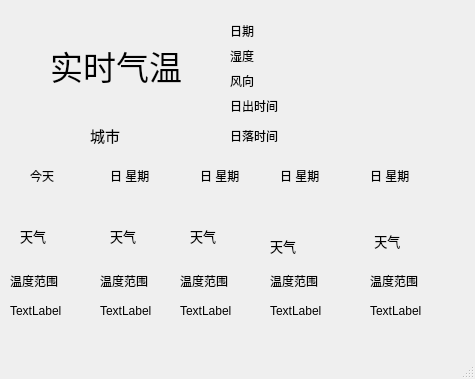
<?xml version="1.0" encoding="UTF-8"?>
<ui version="4.0">
 <class>weather</class>
 <widget class="QMainWindow" name="weather">
  <property name="geometry">
   <rect>
    <x>0</x>
    <y>0</y>
    <width>475</width>
    <height>379</height>
   </rect>
  </property>
  <property name="windowTitle">
   <string>MainWindow</string>
  </property>
  <property name="styleSheet">
   <string notr="true">QMainWindow{
border-image: url(:/image-3/images/UI.png);}</string>
  </property>
  <widget class="QWidget" name="centralwidget">
   <widget class="QLabel" name="label">
    <property name="geometry">
     <rect>
      <x>50</x>
      <y>20</y>
      <width>141</width>
      <height>91</height>
     </rect>
    </property>
    <property name="font">
     <font>
      <pointsize>25</pointsize>
     </font>
    </property>
    <property name="text">
     <string>实时气温</string>
    </property>
   </widget>
   <widget class="QLabel" name="label_2">
    <property name="geometry">
     <rect>
      <x>90</x>
      <y>120</y>
      <width>61</width>
      <height>31</height>
     </rect>
    </property>
    <property name="font">
     <font>
      <pointsize>11</pointsize>
     </font>
    </property>
    <property name="text">
     <string>城市</string>
    </property>
   </widget>
   <widget class="QLabel" name="label_3">
    <property name="geometry">
     <rect>
      <x>230</x>
      <y>0</y>
      <width>241</width>
      <height>61</height>
     </rect>
    </property>
    <property name="text">
     <string>日期</string>
    </property>
   </widget>
   <widget class="QLabel" name="label_4">
    <property name="geometry">
     <rect>
      <x>230</x>
      <y>30</y>
      <width>301</width>
      <height>51</height>
     </rect>
    </property>
    <property name="text">
     <string>湿度</string>
    </property>
   </widget>
   <widget class="QLabel" name="label_5">
    <property name="geometry">
     <rect>
      <x>230</x>
      <y>60</y>
      <width>191</width>
      <height>41</height>
     </rect>
    </property>
    <property name="text">
     <string>风向</string>
    </property>
   </widget>
   <widget class="QLabel" name="label_6">
    <property name="geometry">
     <rect>
      <x>230</x>
      <y>80</y>
      <width>171</width>
      <height>51</height>
     </rect>
    </property>
    <property name="text">
     <string>日出时间</string>
    </property>
   </widget>
   <widget class="QLabel" name="label_7">
    <property name="geometry">
     <rect>
      <x>230</x>
      <y>110</y>
      <width>181</width>
      <height>51</height>
     </rect>
    </property>
    <property name="text">
     <string>日落时间</string>
    </property>
   </widget>
   <widget class="QLabel" name="label_8">
    <property name="geometry">
     <rect>
      <x>30</x>
      <y>160</y>
      <width>61</width>
      <height>31</height>
     </rect>
    </property>
    <property name="text">
     <string>今天</string>
    </property>
   </widget>
   <widget class="QLabel" name="label_9">
    <property name="geometry">
     <rect>
      <x>110</x>
      <y>160</y>
      <width>61</width>
      <height>31</height>
     </rect>
    </property>
    <property name="text">
     <string>日 星期</string>
    </property>
   </widget>
   <widget class="QLabel" name="label_10">
    <property name="geometry">
     <rect>
      <x>200</x>
      <y>160</y>
      <width>61</width>
      <height>31</height>
     </rect>
    </property>
    <property name="text">
     <string>日 星期</string>
    </property>
   </widget>
   <widget class="QLabel" name="label_11">
    <property name="geometry">
     <rect>
      <x>280</x>
      <y>160</y>
      <width>61</width>
      <height>31</height>
     </rect>
    </property>
    <property name="text">
     <string>日 星期</string>
    </property>
   </widget>
   <widget class="QLabel" name="label_12">
    <property name="geometry">
     <rect>
      <x>370</x>
      <y>150</y>
      <width>61</width>
      <height>51</height>
     </rect>
    </property>
    <property name="text">
     <string>日 星期</string>
    </property>
   </widget>
   <widget class="QLabel" name="label_13">
    <property name="geometry">
     <rect>
      <x>20</x>
      <y>200</y>
      <width>81</width>
      <height>71</height>
     </rect>
    </property>
    <property name="font">
     <font>
      <pointsize>10</pointsize>
     </font>
    </property>
    <property name="text">
     <string>天气</string>
    </property>
   </widget>
   <widget class="QLabel" name="label_14">
    <property name="geometry">
     <rect>
      <x>110</x>
      <y>200</y>
      <width>71</width>
      <height>71</height>
     </rect>
    </property>
    <property name="font">
     <font>
      <pointsize>10</pointsize>
     </font>
    </property>
    <property name="text">
     <string>天气</string>
    </property>
   </widget>
   <widget class="QLabel" name="label_15">
    <property name="geometry">
     <rect>
      <x>190</x>
      <y>200</y>
      <width>71</width>
      <height>71</height>
     </rect>
    </property>
    <property name="font">
     <font>
      <pointsize>10</pointsize>
     </font>
    </property>
    <property name="text">
     <string>天气</string>
    </property>
   </widget>
   <widget class="QLabel" name="label_16">
    <property name="geometry">
     <rect>
      <x>270</x>
      <y>210</y>
      <width>71</width>
      <height>71</height>
     </rect>
    </property>
    <property name="font">
     <font>
      <pointsize>10</pointsize>
     </font>
    </property>
    <property name="text">
     <string>天气</string>
    </property>
   </widget>
   <widget class="QLabel" name="label_17">
    <property name="geometry">
     <rect>
      <x>360</x>
      <y>200</y>
      <width>71</width>
      <height>81</height>
     </rect>
    </property>
    <property name="font">
     <font>
      <pointsize>10</pointsize>
     </font>
    </property>
    <property name="text">
     <string>    天气</string>
    </property>
   </widget>
   <widget class="QLabel" name="label_18">
    <property name="geometry">
     <rect>
      <x>10</x>
      <y>250</y>
      <width>81</width>
      <height>61</height>
     </rect>
    </property>
    <property name="text">
     <string>温度范围</string>
    </property>
   </widget>
   <widget class="QLabel" name="label_19">
    <property name="geometry">
     <rect>
      <x>100</x>
      <y>250</y>
      <width>71</width>
      <height>61</height>
     </rect>
    </property>
    <property name="text">
     <string>温度范围</string>
    </property>
   </widget>
   <widget class="QLabel" name="label_20">
    <property name="geometry">
     <rect>
      <x>180</x>
      <y>250</y>
      <width>81</width>
      <height>61</height>
     </rect>
    </property>
    <property name="text">
     <string>温度范围</string>
    </property>
   </widget>
   <widget class="QLabel" name="label_21">
    <property name="geometry">
     <rect>
      <x>270</x>
      <y>250</y>
      <width>71</width>
      <height>61</height>
     </rect>
    </property>
    <property name="text">
     <string>温度范围</string>
    </property>
   </widget>
   <widget class="QLabel" name="label_22">
    <property name="geometry">
     <rect>
      <x>370</x>
      <y>250</y>
      <width>61</width>
      <height>61</height>
     </rect>
    </property>
    <property name="text">
     <string>温度范围</string>
    </property>
   </widget>
   <widget class="QLabel" name="label_23">
    <property name="geometry">
     <rect>
      <x>10</x>
      <y>300</y>
      <width>71</width>
      <height>21</height>
     </rect>
    </property>
    <property name="text">
     <string>TextLabel</string>
    </property>
   </widget>
   <widget class="QLabel" name="label_24">
    <property name="geometry">
     <rect>
      <x>100</x>
      <y>300</y>
      <width>61</width>
      <height>21</height>
     </rect>
    </property>
    <property name="text">
     <string>TextLabel</string>
    </property>
   </widget>
   <widget class="QLabel" name="label_25">
    <property name="geometry">
     <rect>
      <x>180</x>
      <y>300</y>
      <width>71</width>
      <height>21</height>
     </rect>
    </property>
    <property name="text">
     <string>TextLabel</string>
    </property>
   </widget>
   <widget class="QLabel" name="label_26">
    <property name="geometry">
     <rect>
      <x>270</x>
      <y>300</y>
      <width>61</width>
      <height>21</height>
     </rect>
    </property>
    <property name="text">
     <string>TextLabel</string>
    </property>
   </widget>
   <widget class="QLabel" name="label_27">
    <property name="geometry">
     <rect>
      <x>370</x>
      <y>300</y>
      <width>71</width>
      <height>21</height>
     </rect>
    </property>
    <property name="text">
     <string>TextLabel</string>
    </property>
   </widget>
  </widget>
  <widget class="QMenuBar" name="menubar">
   <property name="geometry">
    <rect>
     <x>0</x>
     <y>0</y>
     <width>475</width>
     <height>23</height>
    </rect>
   </property>
  </widget>
  <widget class="QStatusBar" name="statusbar"/>
 </widget>
 <resources/>
 <connections/>
</ui>
